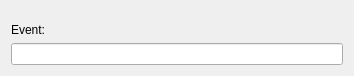
<?xml version="1.0" encoding="UTF-8"?>
<ui version="4.0">
 <class>FindEventDialog</class>
 <widget class="QDialog" name="FindEventDialog">
  <property name="geometry">
   <rect>
    <x>0</x>
    <y>0</y>
    <width>354</width>
    <height>76</height>
   </rect>
  </property>
  <property name="windowTitle">
   <string>Searching event</string>
  </property>
  <layout class="QVBoxLayout" name="verticalLayout_2">
   <item>
    <layout class="QVBoxLayout" name="verticalLayout">
     <item>
      <spacer name="verticalSpacer">
       <property name="orientation">
        <enum>Qt::Vertical</enum>
       </property>
       <property name="sizeHint" stdset="0">
        <size>
         <width>20</width>
         <height>40</height>
        </size>
       </property>
      </spacer>
     </item>
     <item>
      <widget class="QLabel" name="eventLabel">
       <property name="text">
        <string>Event:</string>
       </property>
      </widget>
     </item>
     <item>
      <widget class="QLineEdit" name="eventLineEdit"/>
     </item>
    </layout>
   </item>
  </layout>
 </widget>
 <resources/>
 <connections/>
</ui>
